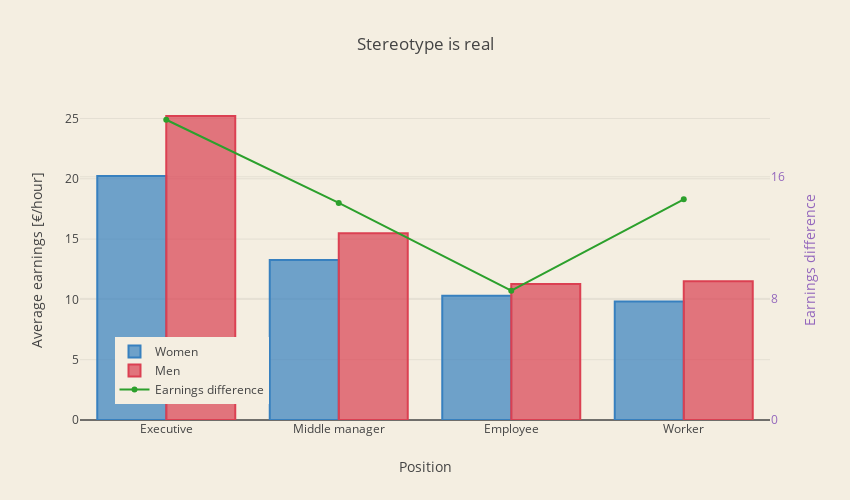

Notebook cell for this chart:
### Code cell
trace1 = go.Bar(
    x = positions,
    y = woman_salary_positions,
    name='Women',
    marker=dict(
        color='rgba(55, 128, 191, 0.7)',
        line=dict(
            color='rgba(55, 128, 191, 1.0)',
            width=2,
        )
    )
)
trace2 = go.Bar(
    x = positions,
    y = man_salary_positions,
    name='Men',
    marker=dict(
        color='rgba(219, 64, 82, 0.7)',
        line=dict(
            color='rgba(219, 64, 82, 1.0)',
            width=2,
        )
    )
)

trace3 = go.Scatter(
    x = positions,
    y = dif_in_prc,
    name='Earnings difference',
    mode = 'lines+markers',
    yaxis='y2'
)

data = [trace1, trace2, trace3]
layout = go.Layout(
    barmode='group',
    title = 'Stereotype is real',
    width=850,
    height=500,
    paper_bgcolor='rgb(244, 238, 225)',
    plot_bgcolor='rgb(244, 238, 225)',
    yaxis = dict(
        title= 'Average earnings [€/hour]',
        anchor = 'x',
        rangemode='tozero'
    ),
    xaxis = dict(title= 'Position'),
    
    yaxis2=dict(
        title='Earnings difference',
        titlefont=dict(
            color='rgb(148, 103, 189)'
        ),
        tickfont=dict(
            color='rgb(148, 103, 189)'
        ),
        overlaying='y',
        side='right',
        anchor = 'x',
        rangemode = 'tozero',
        dtick = 8
    ),
    #legend=dict(x=-.1, y=1.2)
    legend=dict(x=0.05, y=0.05)
)

fig = go.Figure(data=data, layout=layout)
py.iplot(fig)

### Figure 1 — Plotly figure (JSON) as saved in the notebook; plotly's stock layout.template omitted (floating-point values rounded to 4 significant figures)
{"data": [{"marker": {"color": "rgba(55, 128, 191, 0.7)", "line": {"color": "rgba(55, 128, 191, 1.0)", "width": 2}}, "name": "Women", "type": "bar", "x": ["Executive", "Middle manager", "Employee", "Worker"], "y": [20.23, 13.27, 10.31, 9.832]}, {"marker": {"color": "rgba(219, 64, 82, 0.7)", "line": {"color": "rgba(219, 64, 82, 1.0)", "width": 2}}, "name": "Men", "type": "bar", "x": ["Executive", "Middle manager", "Employee", "Worker"], "y": [25.21, 15.49, 11.27, 11.5]}, {"mode": "lines+markers", "name": "Earnings difference", "type": "scatter", "x": ["Executive", "Middle manager", "Employee", "Worker"], "y": [19.75, 14.28, 8.51, 14.52], "yaxis": "y2"}], "layout": {"barmode": "group", "height": 500, "legend": {"x": 0.05, "y": 0.05}, "paper_bgcolor": "rgb(244, 238, 225)", "plot_bgcolor": "rgb(244, 238, 225)", "title": "Stereotype is real", "width": 850, "xaxis": {"title": "Position"}, "yaxis": {"anchor": "x", "rangemode": "tozero", "title": "Average earnings [€/hour]"}, "yaxis2": {"anchor": "x", "dtick": 8, "overlaying": "y", "rangemode": "tozero", "side": "right", "tickfont": {"color": "rgb(148, 103, 189)"}, "title": "Earnings difference", "titlefont": {"color": "rgb(148, 103, 189)"}}}}
